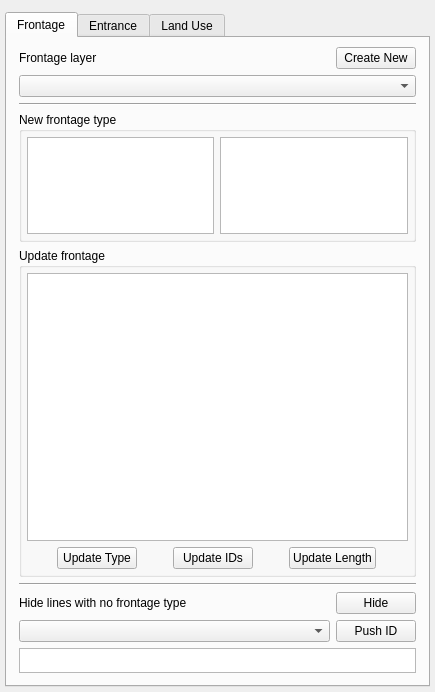
<?xml version="1.0" encoding="UTF-8"?>
<!--
SPDX-FileCopyrightText: 2017 Jorge Gil <jorge.gil@ucl.ac.uk>
SPDX-FileCopyrightText: 2017 UCL

SPDX-License-Identifier: GPL-2.0-or-later
-->
<ui version="4.0">
 <class>DockWidget</class>
 <widget class="QDockWidget" name="DockWidget">
  <property name="geometry">
   <rect>
    <x>0</x>
    <y>0</y>
    <width>435</width>
    <height>692</height>
   </rect>
  </property>
  <property name="minimumSize">
   <size>
    <width>435</width>
    <height>692</height>
   </size>
  </property>
  <property name="windowTitle">
   <string>Urban Data Input</string>
  </property>
  <widget class="QWidget" name="dockWidgetContents">
   <layout class="QVBoxLayout" name="verticalLayout">
    <property name="leftMargin">
     <number>5</number>
    </property>
    <property name="topMargin">
     <number>12</number>
    </property>
    <property name="rightMargin">
     <number>5</number>
    </property>
    <property name="bottomMargin">
     <number>5</number>
    </property>
    <item>
     <widget class="QTabWidget" name="urbandatainputtabwidget">
      <property name="tabShape">
       <enum>QTabWidget::Rounded</enum>
      </property>
      <property name="currentIndex">
       <number>0</number>
      </property>
      <property name="usesScrollButtons">
       <bool>true</bool>
      </property>
      <widget class="QWidget" name="tab">
       <attribute name="title">
        <string>Frontage</string>
       </attribute>
       <layout class="QVBoxLayout" name="verticalLayout_2">
        <property name="leftMargin">
         <number>12</number>
        </property>
        <property name="rightMargin">
         <number>12</number>
        </property>
        <property name="bottomMargin">
         <number>12</number>
        </property>
        <item>
         <layout class="QGridLayout" name="gridLayout">
          <item row="0" column="0">
           <widget class="QLabel" name="label_frontagelayer">
            <property name="text">
             <string>Frontage layer</string>
            </property>
           </widget>
          </item>
          <item row="2" column="0" colspan="2">
           <widget class="Line" name="line_2">
            <property name="orientation">
             <enum>Qt::Horizontal</enum>
            </property>
           </widget>
          </item>
          <item row="0" column="1">
           <widget class="QPushButton" name="pushButtonNewFile">
            <property name="sizePolicy">
             <sizepolicy hsizetype="Maximum" vsizetype="Fixed">
              <horstretch>0</horstretch>
              <verstretch>0</verstretch>
             </sizepolicy>
            </property>
            <property name="text">
             <string>Create New</string>
            </property>
           </widget>
          </item>
          <item row="1" column="0" colspan="2">
           <widget class="QComboBox" name="useExistingcomboBox">
            <property name="sizePolicy">
             <sizepolicy hsizetype="Minimum" vsizetype="Fixed">
              <horstretch>0</horstretch>
              <verstretch>0</verstretch>
             </sizepolicy>
            </property>
           </widget>
          </item>
         </layout>
        </item>
        <item>
         <widget class="QGroupBox" name="groupBox_newfrontagetype">
          <property name="sizePolicy">
           <sizepolicy hsizetype="Preferred" vsizetype="Maximum">
            <horstretch>0</horstretch>
            <verstretch>0</verstretch>
           </sizepolicy>
          </property>
          <property name="maximumSize">
           <size>
            <width>16777215</width>
            <height>130</height>
           </size>
          </property>
          <property name="title">
           <string>New frontage type</string>
          </property>
          <layout class="QGridLayout" name="gridLayout_4">
           <property name="leftMargin">
            <number>5</number>
           </property>
           <property name="topMargin">
            <number>5</number>
           </property>
           <property name="rightMargin">
            <number>5</number>
           </property>
           <property name="bottomMargin">
            <number>5</number>
           </property>
           <item row="1" column="1">
            <widget class="QListWidget" name="frontagessubcatlistWidget">
             <property name="sizePolicy">
              <sizepolicy hsizetype="Expanding" vsizetype="Maximum">
               <horstretch>0</horstretch>
               <verstretch>0</verstretch>
              </sizepolicy>
             </property>
             <property name="maximumSize">
              <size>
               <width>16777215</width>
               <height>100</height>
              </size>
             </property>
             <property name="sortingEnabled">
              <bool>false</bool>
             </property>
            </widget>
           </item>
           <item row="1" column="0">
            <widget class="QListWidget" name="frontagescatlistWidget"/>
           </item>
          </layout>
         </widget>
        </item>
        <item>
         <widget class="QGroupBox" name="groupBox_updatefrontages">
          <property name="title">
           <string>Update frontage</string>
          </property>
          <layout class="QVBoxLayout" name="verticalLayout_3">
           <property name="leftMargin">
            <number>5</number>
           </property>
           <property name="topMargin">
            <number>5</number>
           </property>
           <property name="rightMargin">
            <number>5</number>
           </property>
           <property name="bottomMargin">
            <number>5</number>
           </property>
           <item>
            <layout class="QHBoxLayout" name="horizontalLayout_2">
             <item>
              <widget class="QTableWidget" name="tableWidgetFrontage">
               <property name="editTriggers">
                <set>QAbstractItemView::NoEditTriggers</set>
               </property>
               <property name="selectionBehavior">
                <enum>QAbstractItemView::SelectRows</enum>
               </property>
               <property name="cornerButtonEnabled">
                <bool>false</bool>
               </property>
              </widget>
             </item>
            </layout>
           </item>
           <item>
            <layout class="QGridLayout" name="gridLayout_3">
             <item row="0" column="0">
              <widget class="QPushButton" name="updateFacadeButton">
               <property name="sizePolicy">
                <sizepolicy hsizetype="Maximum" vsizetype="Fixed">
                 <horstretch>0</horstretch>
                 <verstretch>0</verstretch>
                </sizepolicy>
               </property>
               <property name="text">
                <string>Update Type</string>
               </property>
              </widget>
             </item>
             <item row="0" column="1">
              <widget class="QPushButton" name="updateIDButton">
               <property name="sizePolicy">
                <sizepolicy hsizetype="Maximum" vsizetype="Fixed">
                 <horstretch>0</horstretch>
                 <verstretch>0</verstretch>
                </sizepolicy>
               </property>
               <property name="text">
                <string>Update IDs</string>
               </property>
              </widget>
             </item>
             <item row="0" column="2">
              <widget class="QPushButton" name="updateLengthButton">
               <property name="sizePolicy">
                <sizepolicy hsizetype="Maximum" vsizetype="Fixed">
                 <horstretch>0</horstretch>
                 <verstretch>0</verstretch>
                </sizepolicy>
               </property>
               <property name="text">
                <string>Update Length</string>
               </property>
              </widget>
             </item>
            </layout>
           </item>
          </layout>
         </widget>
        </item>
        <item>
         <layout class="QGridLayout" name="gridLayout_2">
          <item row="2" column="0">
           <widget class="QComboBox" name="pushIDcomboBox"/>
          </item>
          <item row="1" column="0">
           <widget class="QLabel" name="label_3">
            <property name="text">
             <string>Hide lines with no frontage type</string>
            </property>
           </widget>
          </item>
          <item row="1" column="1">
           <widget class="QPushButton" name="hideshowButton">
            <property name="text">
             <string>Hide</string>
            </property>
            <property name="checkable">
             <bool>true</bool>
            </property>
            <property name="autoDefault">
             <bool>false</bool>
            </property>
            <property name="flat">
             <bool>false</bool>
            </property>
           </widget>
          </item>
          <item row="2" column="1">
           <widget class="QPushButton" name="updateIDPushButton">
            <property name="sizePolicy">
             <sizepolicy hsizetype="Maximum" vsizetype="Fixed">
              <horstretch>0</horstretch>
              <verstretch>0</verstretch>
             </sizepolicy>
            </property>
            <property name="text">
             <string>Push ID</string>
            </property>
           </widget>
          </item>
          <item row="3" column="0" colspan="2">
           <widget class="QListWidget" name="pushIDlistWidget">
            <property name="sizePolicy">
             <sizepolicy hsizetype="Expanding" vsizetype="Maximum">
              <horstretch>0</horstretch>
              <verstretch>0</verstretch>
             </sizepolicy>
            </property>
            <property name="maximumSize">
             <size>
              <width>16777215</width>
              <height>25</height>
             </size>
            </property>
           </widget>
          </item>
          <item row="0" column="0" colspan="2">
           <widget class="Line" name="line">
            <property name="orientation">
             <enum>Qt::Horizontal</enum>
            </property>
           </widget>
          </item>
         </layout>
        </item>
       </layout>
      </widget>
      <widget class="QWidget" name="tab_2">
       <attribute name="title">
        <string>Entrance</string>
       </attribute>
       <layout class="QVBoxLayout" name="verticalLayout_5" stretch="0,2,7">
        <property name="leftMargin">
         <number>12</number>
        </property>
        <property name="rightMargin">
         <number>12</number>
        </property>
        <property name="bottomMargin">
         <number>12</number>
        </property>
        <item>
         <layout class="QGridLayout" name="gridLayout_5">
          <item row="0" column="1">
           <widget class="QPushButton" name="pushButtonNewEntrancesFile">
            <property name="sizePolicy">
             <sizepolicy hsizetype="Maximum" vsizetype="Fixed">
              <horstretch>0</horstretch>
              <verstretch>0</verstretch>
             </sizepolicy>
            </property>
            <property name="text">
             <string>Create New</string>
            </property>
           </widget>
          </item>
          <item row="1" column="0" colspan="2">
           <widget class="QComboBox" name="useExistingEntrancescomboBox"/>
          </item>
          <item row="0" column="0">
           <widget class="QLabel" name="label_entrancelayer">
            <property name="text">
             <string>Entrance Layer</string>
            </property>
           </widget>
          </item>
          <item row="2" column="0" colspan="2">
           <widget class="Line" name="line_3">
            <property name="orientation">
             <enum>Qt::Horizontal</enum>
            </property>
           </widget>
          </item>
         </layout>
        </item>
        <item>
         <widget class="QGroupBox" name="groupBox">
          <property name="minimumSize">
           <size>
            <width>0</width>
            <height>100</height>
           </size>
          </property>
          <property name="title">
           <string>New entrance type</string>
          </property>
          <layout class="QGridLayout" name="gridLayout_13">
           <property name="leftMargin">
            <number>5</number>
           </property>
           <property name="topMargin">
            <number>5</number>
           </property>
           <property name="rightMargin">
            <number>5</number>
           </property>
           <property name="bottomMargin">
            <number>5</number>
           </property>
           <item row="0" column="0">
            <widget class="QLabel" name="label">
             <property name="text">
              <string>Category</string>
             </property>
            </widget>
           </item>
           <item row="0" column="1">
            <widget class="QLabel" name="label_2">
             <property name="text">
              <string>Sub Category</string>
             </property>
            </widget>
           </item>
           <item row="0" column="2">
            <widget class="QLabel" name="label_4">
             <property name="text">
              <string>Access Level</string>
             </property>
            </widget>
           </item>
           <item row="1" column="0">
            <widget class="QListWidget" name="ecategorylistWidget">
             <property name="sizePolicy">
              <sizepolicy hsizetype="Expanding" vsizetype="Expanding">
               <horstretch>0</horstretch>
               <verstretch>0</verstretch>
              </sizepolicy>
             </property>
             <property name="horizontalScrollBarPolicy">
              <enum>Qt::ScrollBarAlwaysOff</enum>
             </property>
             <property name="sortingEnabled">
              <bool>false</bool>
             </property>
            </widget>
           </item>
           <item row="1" column="1">
            <widget class="QListWidget" name="esubcategorylistWidget">
             <property name="horizontalScrollBarPolicy">
              <enum>Qt::ScrollBarAlwaysOff</enum>
             </property>
            </widget>
           </item>
           <item row="1" column="2">
            <widget class="QListWidget" name="eaccesscategorylistWidget">
             <property name="horizontalScrollBarPolicy">
              <enum>Qt::ScrollBarAlwaysOff</enum>
             </property>
            </widget>
           </item>
          </layout>
          <zorder>ecategorylistWidget</zorder>
          <zorder>esubcategorylistWidget</zorder>
          <zorder>eaccesscategorylistWidget</zorder>
          <zorder>label</zorder>
          <zorder>label_2</zorder>
          <zorder>label_4</zorder>
         </widget>
        </item>
        <item>
         <widget class="QGroupBox" name="groupBox_updateentrances">
          <property name="title">
           <string>Update entrance</string>
          </property>
          <layout class="QVBoxLayout" name="verticalLayout_4">
           <property name="leftMargin">
            <number>5</number>
           </property>
           <property name="topMargin">
            <number>5</number>
           </property>
           <property name="rightMargin">
            <number>5</number>
           </property>
           <property name="bottomMargin">
            <number>5</number>
           </property>
           <item>
            <widget class="QTableWidget" name="tableWidgetEntrance">
             <property name="editTriggers">
              <set>QAbstractItemView::NoEditTriggers</set>
             </property>
             <property name="selectionBehavior">
              <enum>QAbstractItemView::SelectRows</enum>
             </property>
             <property name="cornerButtonEnabled">
              <bool>false</bool>
             </property>
            </widget>
           </item>
           <item>
            <layout class="QGridLayout" name="gridLayout_8">
             <item row="0" column="0">
              <widget class="QPushButton" name="updateEntranceButton">
               <property name="sizePolicy">
                <sizepolicy hsizetype="Maximum" vsizetype="Fixed">
                 <horstretch>0</horstretch>
                 <verstretch>0</verstretch>
                </sizepolicy>
               </property>
               <property name="text">
                <string>Update Type</string>
               </property>
              </widget>
             </item>
             <item row="0" column="1">
              <widget class="QPushButton" name="updateEntranceIDButton">
               <property name="sizePolicy">
                <sizepolicy hsizetype="Maximum" vsizetype="Fixed">
                 <horstretch>0</horstretch>
                 <verstretch>0</verstretch>
                </sizepolicy>
               </property>
               <property name="text">
                <string>Update IDs</string>
               </property>
              </widget>
             </item>
            </layout>
           </item>
          </layout>
         </widget>
        </item>
       </layout>
      </widget>
      <widget class="QWidget" name="tab_3">
       <attribute name="title">
        <string>Land Use</string>
       </attribute>
       <layout class="QVBoxLayout" name="verticalLayout_7" stretch="0,0,1,8,0,0,0">
        <property name="spacing">
         <number>5</number>
        </property>
        <property name="leftMargin">
         <number>12</number>
        </property>
        <property name="rightMargin">
         <number>12</number>
        </property>
        <property name="bottomMargin">
         <number>12</number>
        </property>
        <item>
         <layout class="QGridLayout" name="gridLayout_10">
          <item row="0" column="1">
           <widget class="QPushButton" name="pushButtonNewLUFile">
            <property name="sizePolicy">
             <sizepolicy hsizetype="Maximum" vsizetype="Fixed">
              <horstretch>0</horstretch>
              <verstretch>0</verstretch>
             </sizepolicy>
            </property>
            <property name="text">
             <string>Create New</string>
            </property>
           </widget>
          </item>
          <item row="1" column="0" colspan="2">
           <widget class="QComboBox" name="useExistingLUcomboBox"/>
          </item>
          <item row="0" column="0">
           <widget class="QLabel" name="label_landuselayer">
            <property name="text">
             <string>Land Use Layer</string>
            </property>
           </widget>
          </item>
          <item row="2" column="0" colspan="2">
           <widget class="Line" name="line_5">
            <property name="orientation">
             <enum>Qt::Horizontal</enum>
            </property>
           </widget>
          </item>
         </layout>
        </item>
        <item>
         <widget class="QGroupBox" name="groupBox_3">
          <property name="title">
           <string>Select Floor</string>
          </property>
          <layout class="QHBoxLayout" name="horizontalLayout_3">
           <property name="leftMargin">
            <number>5</number>
           </property>
           <property name="topMargin">
            <number>5</number>
           </property>
           <property name="rightMargin">
            <number>5</number>
           </property>
           <property name="bottomMargin">
            <number>5</number>
           </property>
           <item>
            <layout class="QHBoxLayout" name="horizontalLayout">
             <item>
              <widget class="QRadioButton" name="LUGroundfloorradioButton">
               <property name="maximumSize">
                <size>
                 <width>16777215</width>
                 <height>17</height>
                </size>
               </property>
               <property name="text">
                <string>Ground floor</string>
               </property>
              </widget>
             </item>
             <item>
              <widget class="QRadioButton" name="LULowerfloorradioButton">
               <property name="text">
                <string>Lower floor</string>
               </property>
              </widget>
             </item>
             <item>
              <widget class="QRadioButton" name="LUUpperfloorradioButton">
               <property name="text">
                <string>Upper floor</string>
               </property>
              </widget>
             </item>
            </layout>
           </item>
          </layout>
         </widget>
        </item>
        <item>
         <widget class="QGroupBox" name="groupBox_2">
          <property name="title">
           <string>New land use type</string>
          </property>
          <layout class="QGridLayout" name="gridLayout_6">
           <property name="leftMargin">
            <number>5</number>
           </property>
           <property name="topMargin">
            <number>5</number>
           </property>
           <property name="rightMargin">
            <number>5</number>
           </property>
           <property name="bottomMargin">
            <number>5</number>
           </property>
           <item row="0" column="0">
            <widget class="QLabel" name="label_Lucategory">
             <property name="text">
              <string>Category</string>
             </property>
            </widget>
           </item>
           <item row="0" column="1">
            <widget class="QLabel" name="label_lusubcategory">
             <property name="text">
              <string>Sub Category</string>
             </property>
            </widget>
           </item>
           <item row="1" column="0">
            <widget class="QListWidget" name="lucategorylistWidget">
             <property name="sizePolicy">
              <sizepolicy hsizetype="Expanding" vsizetype="Maximum">
               <horstretch>0</horstretch>
               <verstretch>0</verstretch>
              </sizepolicy>
             </property>
             <property name="sortingEnabled">
              <bool>false</bool>
             </property>
            </widget>
           </item>
           <item row="1" column="1">
            <widget class="QListWidget" name="lusubcategorylistWidget">
             <property name="sizePolicy">
              <sizepolicy hsizetype="Expanding" vsizetype="Maximum">
               <horstretch>0</horstretch>
               <verstretch>0</verstretch>
              </sizepolicy>
             </property>
             <property name="sortingEnabled">
              <bool>false</bool>
             </property>
            </widget>
           </item>
           <item row="2" column="0">
            <widget class="QLabel" name="label_lufloors">
             <property name="text">
              <string>Total number of floors:</string>
             </property>
            </widget>
           </item>
           <item row="4" column="0">
            <widget class="QLabel" name="label_ludescription">
             <property name="sizePolicy">
              <sizepolicy hsizetype="Maximum" vsizetype="Maximum">
               <horstretch>0</horstretch>
               <verstretch>0</verstretch>
              </sizepolicy>
             </property>
             <property name="text">
              <string>Description</string>
             </property>
            </widget>
           </item>
           <item row="2" column="1">
            <widget class="QSpinBox" name="spinBoxlufloors"/>
           </item>
           <item row="5" column="0" colspan="2">
            <widget class="QTextEdit" name="LUtextedit">
             <property name="maximumSize">
              <size>
               <width>16777215</width>
               <height>40</height>
              </size>
             </property>
            </widget>
           </item>
          </layout>
         </widget>
        </item>
        <item>
         <widget class="QGroupBox" name="groupBox_updatelanduse">
          <property name="title">
           <string>Update land use</string>
          </property>
          <layout class="QVBoxLayout" name="verticalLayout_6">
           <property name="leftMargin">
            <number>5</number>
           </property>
           <property name="topMargin">
            <number>5</number>
           </property>
           <property name="rightMargin">
            <number>5</number>
           </property>
           <property name="bottomMargin">
            <number>5</number>
           </property>
           <item>
            <layout class="QHBoxLayout" name="horizontalLayout_5">
             <item>
              <widget class="QTableWidget" name="tableWidgetlanduse">
               <property name="editTriggers">
                <set>QAbstractItemView::NoEditTriggers</set>
               </property>
               <property name="selectionBehavior">
                <enum>QAbstractItemView::SelectRows</enum>
               </property>
               <property name="cornerButtonEnabled">
                <bool>false</bool>
               </property>
              </widget>
             </item>
            </layout>
           </item>
           <item>
            <layout class="QGridLayout" name="gridLayout_12">
             <item row="0" column="0">
              <widget class="QPushButton" name="updateLUButton">
               <property name="sizePolicy">
                <sizepolicy hsizetype="Maximum" vsizetype="Fixed">
                 <horstretch>0</horstretch>
                 <verstretch>0</verstretch>
                </sizepolicy>
               </property>
               <property name="text">
                <string>Update Type</string>
               </property>
              </widget>
             </item>
             <item row="0" column="1">
              <widget class="QPushButton" name="updateLUIDButton">
               <property name="sizePolicy">
                <sizepolicy hsizetype="Maximum" vsizetype="Fixed">
                 <horstretch>0</horstretch>
                 <verstretch>0</verstretch>
                </sizepolicy>
               </property>
               <property name="text">
                <string>Update IDs</string>
               </property>
              </widget>
             </item>
            </layout>
           </item>
          </layout>
         </widget>
        </item>
        <item>
         <widget class="QLineEdit" name="lineEdit_luSSx"/>
        </item>
        <item>
         <widget class="QLineEdit" name="lineEdit_luNLUD"/>
        </item>
        <item>
         <widget class="QLineEdit" name="lineEdit_luTCPA"/>
        </item>
       </layout>
      </widget>
     </widget>
    </item>
   </layout>
  </widget>
 </widget>
 <resources/>
 <connections/>
</ui>
